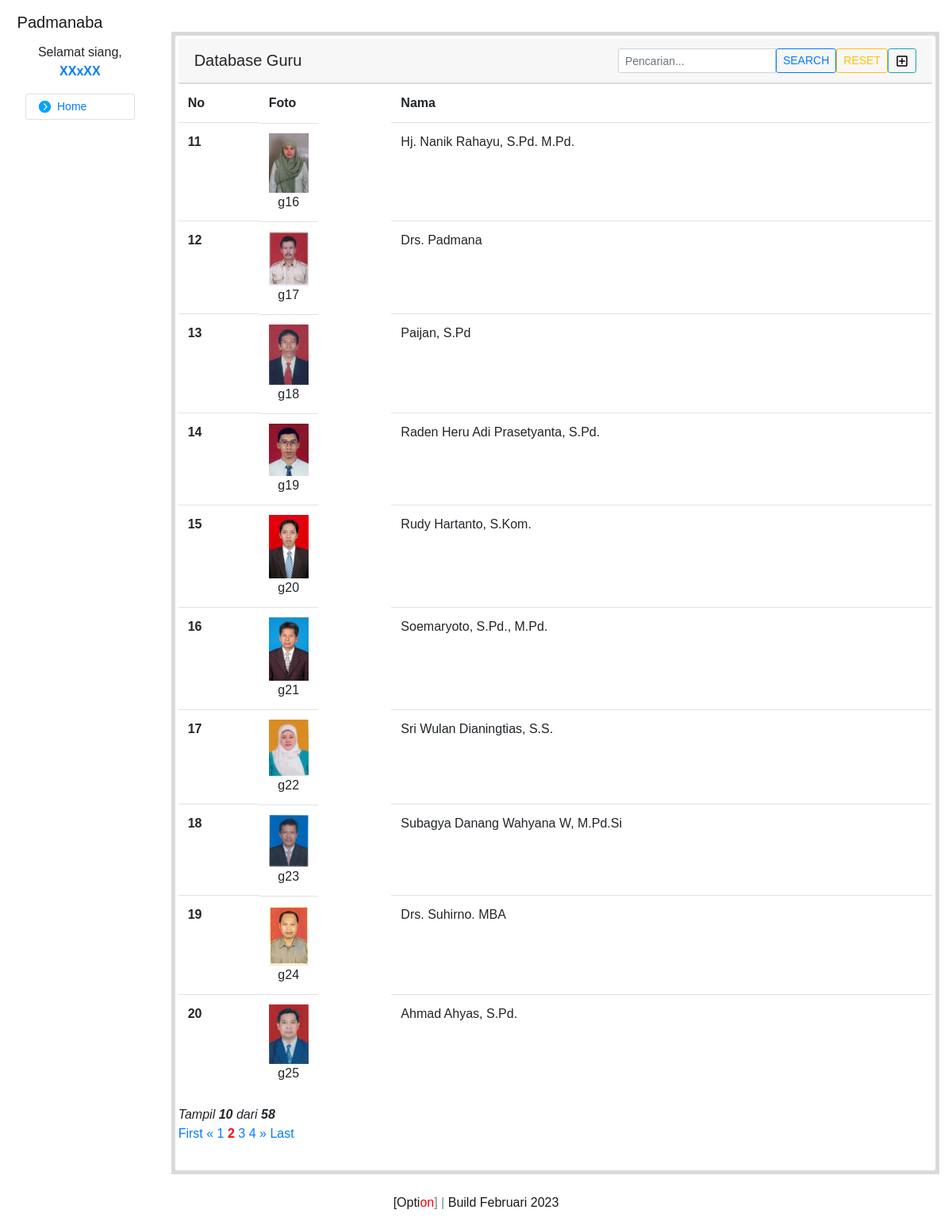
The page /nol/guru_db.php?halaman=2 (signed in) on the database its author committed.
### tables this page shows
CREATE TABLE `guru` (
  `id_guru` int(11) NOT NULL AUTO_INCREMENT,
  `guru` varchar(100) NOT NULL,
  `code` varchar(10) NOT NULL,
  `nip` varchar(20) NOT NULL,
  `nuptk` varchar(20) NOT NULL,
  `agama` varchar(20) NOT NULL,
  `jk` varchar(9) NOT NULL,
  `tempat` varchar(20) NOT NULL,
  `tanggal` varchar(10) NOT NULL,
  `alamat` varchar(100) NOT NULL,
  `telpon` varchar(30) NOT NULL,
  `email` varchar(50) NOT NULL,
  `line` varchar(50) NOT NULL,
  `jabatan` varchar(20) NOT NULL,
  `pelajaran` varchar(50) NOT NULL,
  `foto` varchar(50) NOT NULL,
  `status` varchar(6) NOT NULL,
  `kal` varchar(20) NOT NULL,
  `info` varchar(20) NOT NULL,
  `abs` varchar(20) NOT NULL,
  `nilai` varchar(20) NOT NULL,
  `ujian` varchar(20) NOT NULL,
  `tugas` varchar(20) NOT NULL,
  `switch` varchar(3) NOT NULL,
  `catatan` text NOT NULL,
  PRIMARY KEY (`id_guru`)
);

### functions.php (called while the page is built, shortened)
<?php
function tglIndonesia($str){
       $tr   = trim($str);
       $str    = str_replace(array('Sun', 'Mon', 'Tue', 'Wed', 'Thu', 'Fri', 'Sat', 'January', 'February', 'March', 'April', 'May', 'June', 'July', 'August', 'September', 'October', 'November', 'December'), array('Minggu', 'Senin', 'Selasa', 'Rabu', 'Kamis', 'Jum\'at', 'Sabtu', 'Januari', 'Februari', 'Maret', 'April', 'Mei', 'Juni', 'Juli', 'Agustus', 'September', 'Oktober', 'November', 'Desember'), $tr);
       return $str;
   }
?>

### nol/guru_db.php (the view, shortened to what this page needs)
<?php
require '../functions.php';
$halamanAktif = isset($_GET["halaman"])?($_GET["halaman"]) : $halaman=1;
$halaman = 10;
$mulai = ($halamanAktif - 1) * $halaman;
$no = $mulai + 1;
if(isset($_POST["search"])) {
      $keyword =$_POST["keyword"];
      $sql = mysqli_query($conn, "SELECT * FROM guru WHERE id_guru LIKE '%$keyword%' OR guru LIKE '%$keyword%' OR jabatan LIKE  '%$keyword%'OR pelajaran LIKE '%$keyword%'ORDER BY code asc");
      $sql2 = mysqli_num_rows($sql);
      $sq= mysqli_query($conn, "SELECT * FROM guru");
      $sql3 = mysqli_num_rows($sq);
      $no = 1;
  }else{
      $sql = mysqli_query($conn, "SELECT * FROM guru ORDER BY id_guru asc LIMIT $mulai,$halaman");
      $sql2 = mysqli_num_rows($sql);
      $sq= mysqli_query($conn, "SELECT * FROM guru");
      $sql3 = mysqli_num_rows($sq);
    }
    $akhir = ceil($sql3/$halaman);
?>
<!doctype html>
<html lang="en">
  <head>
    <link rel="stylesheet" href="https://stackpath.bootstrapcdn.com/bootstrap/4.3.1/css/bootstrap.min.css">
    <link rel="stylesheet" href="../css/animasi.css">
    <link rel="stylesheet" href="../css/animate.css">
    <link rel="stylesheet" href="../css/cover.css">
    <link rel="stylesheet" href="../css/cover1.css">
  </head>
  <body>
   <div class="container">
    <nav class="navbar fixed-top navbar-light">
      <a class="navbar-brand" href="#">
        Padmanaba
      </a>
    </nav>
    <div class="row mt-4">
    <div class="col-md-2">
      <div class="container">
      <div align="center" style="margin-top: 30px;">
        <a href="../logout.php"><p class="text-center"><b>XXxXX</b></p></a>
    </div>
        <div class="menu-kiri">
          <div class="card mt-2" style="width: 100%;">
              <ul>
               <li><a href="nol.php">Home</a></li>
              </ul>
          </div>
        </div>
        </div>
    </div>
    <div class="col-md-10 mt-3">
    <div class="form p-1">
      <div class="card p-1" style="width: 100%;">
        <div class="card-header">
      <span style="font-size: 20px">Database Guru</span>
        <span class="hidden float-right"><a href="guru_add.php" class="btn btn-outline-info btn-sm"><img src="../img/add.png"></a></span>
      <span class="float-right">
        <form action="" method="POST">
               <div class="input-group input-group-sm">
                  <input type="text" class="form-control" placeholder="Pencarian..." name="keyword" autocomplete="off">
                    <button class="btn btn-outline-primary btn-sm" type="submit" name="search">SEARCH</button>
                    <a href="?halaman=<?= $i=1; ?>" class="btn btn-outline-warning btn-sm">RESET</a>
                </div>
          </form>
        </span>
      </div>
       <table class="table table-hover">
          <tr>
            <th>No</th>
            <th>Foto</th>
            <th>Nama</th>
          </tr>
          <?php while($row=mysqli_fetch_assoc($sql)): ?>
          <tr>
            <th><?=$no++;?></th>
            <td class="d-inline-block align-top" style="text-align: center;"><img src="../img/guru/<?=$row["foto"];?>"width ="50px"><br><?=$row["code"];?></td>
            <td><?=$row["guru"];?></td>
          </tr>
         <?php endwhile; ?>
      </table>
      <p style="margin: 0px"><i>Tampil <b><?= $sql2; ?></b> dari <b><?= $sql3; ?></b></i></p>
                <ul style="margin-bottom: 30px;" class="pagination">
                <?php if($halamanAktif>1): ?>
                  <li><a href="?halaman=<?=$i=1; ?>">First</a></li>&nbsp;
                  <li><a href="?halaman=<?=$halamanAktif - 1; ?>">&laquo;</a> </li>&nbsp;
                <?php endif; ?>
                <?php $jumlah_number = 2;
                $start_number = ($halamanAktif > $jumlah_number)? $halamanAktif - $jumlah_number : 1;
                $end_number = ($halamanAktif < ($akhir - $jumlah_number))? $halamanAktif + $jumlah_number : $akhir;
                ?>
                  <?php  for ($i=$start_number; $i <=$end_number  ; $i++) : ?>
                  <?php if($i == $halamanAktif): ?>
                  <li><a href="?halaman=<?= $i; ?>"style="font-weight:bold; color: red" ><?= $i; ?></a></li>&nbsp;
                  <?php else: ?>
                  <li><a href="?halaman=<?= $i; ?>"><?= $i; ?></a></li>&nbsp;
                  <?php endif; ?>
                  <?php endfor; ?>
                <?php if($halamanAktif<$akhir): ?>
                  <li><a href="?halaman=<?=$halamanAktif + 1; ?>">&raquo;</a></li>&nbsp;
                  <li><a href="?halaman=<?=$i=$akhir; ?>">Last</a></li>
                <?php endif; ?>
            </ul>
     </div>
</div>
   <nav class="navbar fixed-bottom navbar-light">
      <span class="navbar-text mx-auto d-block">
        <a href="../raihan.php">[Opti<a style="color: red">on</a>]</a> | <a href="../build.php">Build <?php echo tglIndonesia(date('F Y')); ?></a>
      </span>
    </nav>
  </body>
</html>

### css/animasi.css (style rules this page uses)
.container { max-width: 100%; margin: 0 auto; padding: 0 1em; overflow: hidden; }
.container { padding-bottom: 4em; }

### css/cover.css (style rules this page uses)
body { font-family: Arial; font-size: 16px; }
.menu-kiri ul { list-style: none;padding: 0; margin: 0;font-size: 14px; }
.menu-kiri ul li { background: url(../img/icon-left.png) no-repeat left; padding: 5px 5px 5px 10px; margin-left: 9px; }
.menu-kiri ul li a { cursor: pointer; padding: 0px 10px 10px 20px; }
.form { background-color: rgb(128,128,128,0.3); padding: 10px; }

### rows shown on the page
guru: foto (picture), code "g16", guru "Hj. Nanik Rahayu, S.Pd. M.Pd."
guru: foto (picture), code "g17", guru "Drs. Padmana"
guru: foto (picture), code "g18", guru "Paijan, S.Pd"
guru: foto (picture), code "g19", guru "Raden Heru Adi Prasetyanta, S.Pd."
guru: foto (picture), code "g20", guru "Rudy Hartanto, S.Kom."
guru: foto (picture), code "g21", guru "Soemaryoto, S.Pd., M.Pd."
guru: foto (picture), code "g22", guru "Sri Wulan Dianingtias, S.S."
guru: foto (picture), code "g23", guru "Subagya Danang Wahyana W, M.Pd.Si"
guru: foto (picture), code "g24", guru "Drs. Suhirno. MBA"
guru: foto (picture), code "g25", guru "Ahmad Ahyas, S.Pd."

### other values the page prints
$sql2 "10"
$sql3 "58"
